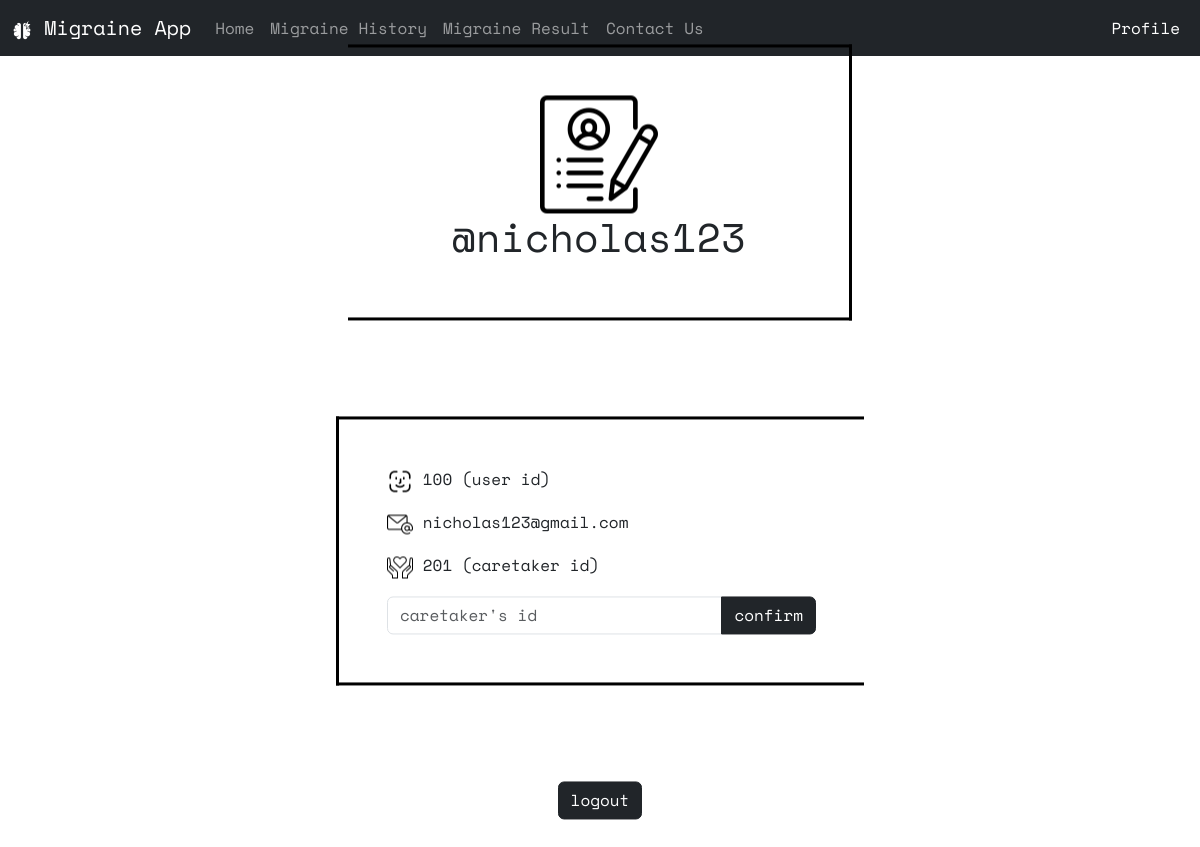
Before: /profile (signed in) with the older database file.
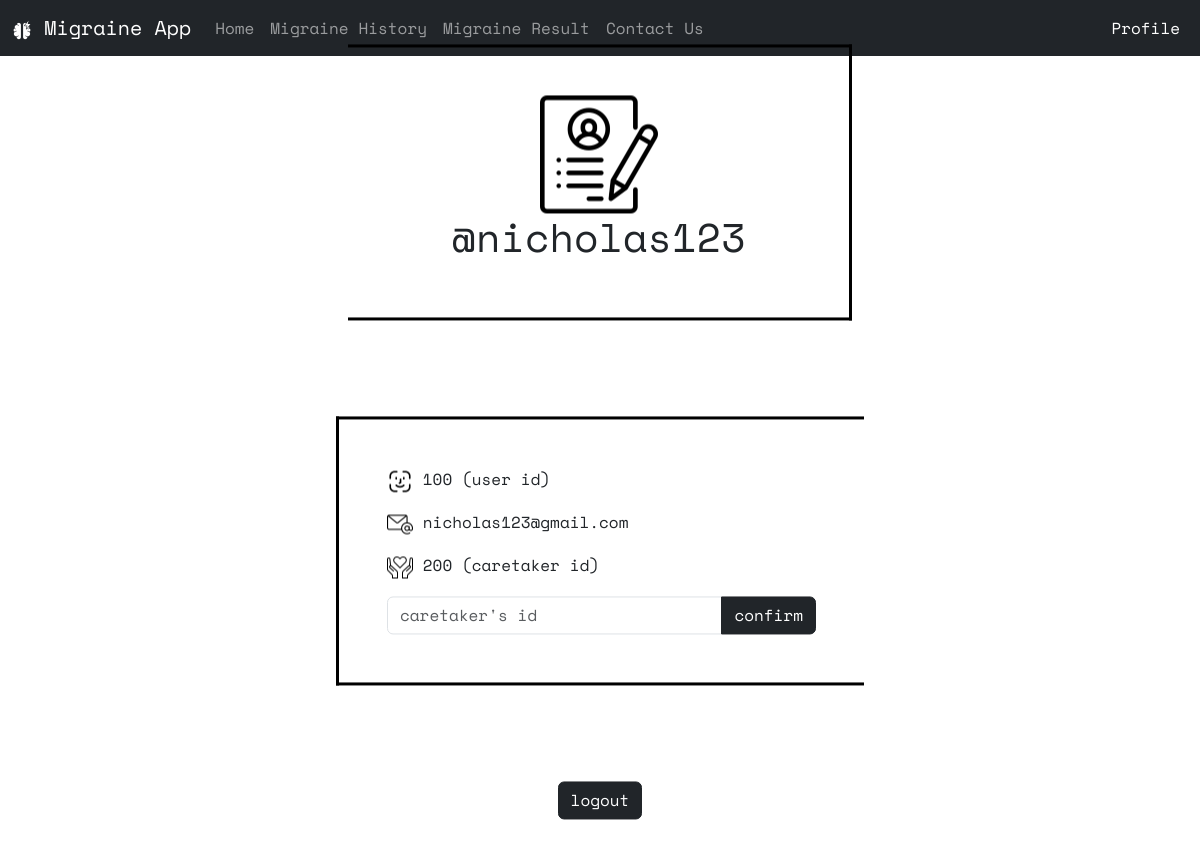
After: the same page with the newer database file.
### website/models.py (models this page shows)
class User(db.Model, UserMixin):
    id = db.Column(db.Integer, primary_key=True, autoincrement=True)
    email = db.Column(db.String(150), unique=True)
    password = db.Column(db.String(150))
    name = db.Column(db.String(150))
    isActive = db.Column(db.Boolean, default=True)
    caretaker_id = db.Column(db.Integer, db.ForeignKey("caretaker.id"))
    caretaker = db.relationship("Caretaker", back_populates="user")

### website/views.py (the view, shortened to what this page needs)
@views.route("/profile", methods=["GET", "POST"])
@login_required
def profile():
    data = request.form
    information = User.query.filter_by(id=current_user.id).all()
    print(data)
    return render_template("profile.html", user=current_user, information=information)

### website/__init__.py (called while the page is built)
def create_app():
    app = Flask(__name__)
    app.config["SECRET_KEY"] = "heisenberg"
    app.config["SQLALCHEMY_DATABASE_URI"] = f"sqlite:///{DB_NAME}"
    db.init_app(app)
    from .views import views
    from .auth import auth
    app.register_blueprint(views, url_prefix="/")
    app.register_blueprint(auth, url_prefix="/")
    from .models import User, Caretaker, Admin
    create_database(app)
    login_manager = LoginManager()
    login_manager.login_view = "auth.login"
    login_manager.login_message = "User needs to be logged in to view this page"
    login_manager.login_message_category = "error"
    login_manager.init_app(app)
    @login_manager.user_loader
    def load_user(email):
        u = User.query.get(email)
        c = Caretaker.query.get(email)
        a = Admin.query.get(email)
        return u or c or a
    return app

### website/templates/profile.html (shortened to what this page needs)
{% extends 'base.html' %}
{% block profileActive %}
    nav-link active
{% endblock %}
{% block body %}
    {% for i in information %}
        <div class="position-absolute top-50 start-50 translate-middle">
            <div class="row">
                <div class="col">
                    <div class="text-center p-5 m-5 border border-start-0 border-black border-3">
                        <img src="../static/img/profile23%.png" alt="migraine logo">
                        <h1>@{{ i.name }}</h1>
                    </div>
                </div>
                <div class="col p-5 m-5 p-5 m-5 border border-end-0 border-black border-3">
                    <p><img src="../static/img/id.png" alt="migraine logo"> {{ i.id }} (user id)</p>
                    <p><img src="../static/img/email5%.png" alt="migraine logo"> {{ i.email }}</p>
                    <p><img src="../static/img/careid5%.png" alt="migraine logo"> {{ i.caretaker_id }} (caretaker id)</p>
                    <form action="" method="POST">
                        <div class="form-group">
                            <div class="input-group">
                                <input type="text" class="form-control" placeholder="caretaker's id" aria-label="caretaker id" aria-describedby="button-addon2" name="care_id">
                                <button class="btn btn-dark" type="submit" id="button-addon2">confirm</button>
                            </div>
                        </div>
                    </form>
                </div>
            </div>
            <div class="row">
                <div class="col">
                    <div class="text-center p-5">
                        <a class="btn btn-dark" href="/logout" role="button">logout</a>
                    </div>
                </div>
            </div>
        </div>
    {% endfor %}
{% endblock %}

### website/templates/base.html (shortened to what this page needs)
<!DOCTYPE html>
<html lang="en">
<head>
    <link rel="stylesheet" href="../static/css/main.css">
</head>
<body>
    <nav class="navbar navbar-expand-lg navbar-dark bg-dark d-flex justify-content-between align-items-center data-bs-theme="dark"">
        <div class="collapse navbar-collapse container-fluid" id="navbarText">
            <ul class="navbar-nav mr-auto">
                <a class="navbar-brand">
                    <img src="../static/img/whiteLogo4%.png" alt="migraiane logo">
                    Migraine App
                </a>
                <li class="nav-item">
                    <a class="nav-link {% block homeActive %}{% endblock %}" href="/home">Home</a>
                </li>
                <li class="nav-item">
                    <a class="nav-link {% block mhActive %}{% endblock %}" href="/migraineHistory">Migraine History</a>
                </li>
                <li class="nav-item">
                    <a class="nav-link {% block mrActive %}{% endblock %}" href="/migraineResult">Migraine Result</a>
                </li>
                <li class="nav-item">
                    <a class="nav-link {% block cuActive %}{% endblock %}" href="/contactUs">Contact Us</a>
                </li>
            </ul>
            <ul class="navbar-nav mr-auto d-flex">
                <li class="nav-item">
                    <a class="nav-link {% block profileActive %}{% endblock %}" href="/profile">Profile</a>
                </li>
            </ul>
        </div>
    </nav>
    <div class="container">
        {% block body %}{% endblock  %}
    </div>
</body>
</html>

Changed rows visible on the page:
changed User "nicholas123": caretaker_id "201" → "200"
